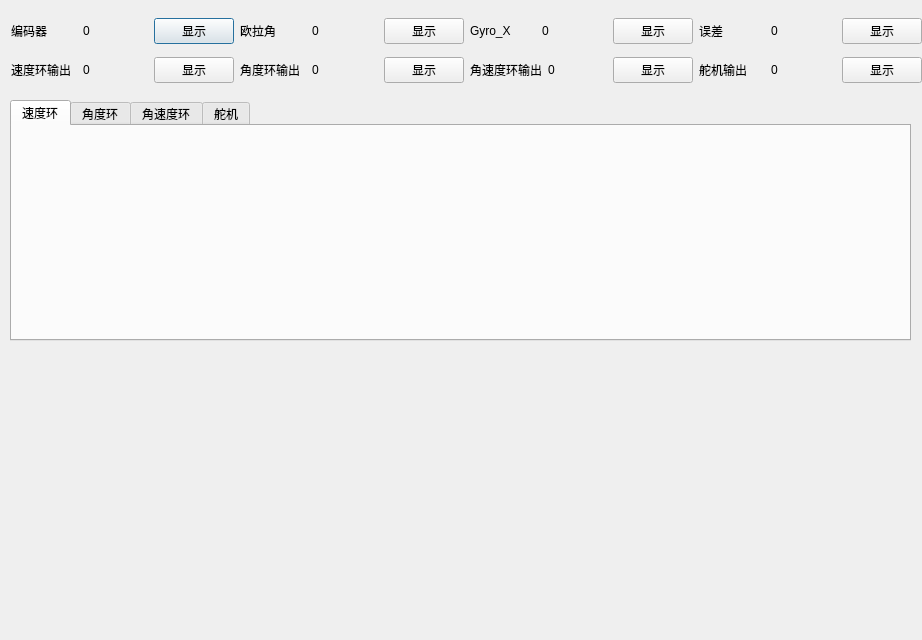
<?xml version="1.0" encoding="UTF-8"?>
<ui version="4.0">
 <class>VMotorControler</class>
 <widget class="QDialog" name="VMotorControler">
  <property name="geometry">
   <rect>
    <x>0</x>
    <y>0</y>
    <width>922</width>
    <height>640</height>
   </rect>
  </property>
  <property name="windowTitle">
   <string>Dialog</string>
  </property>
  <widget class="QTabWidget" name="tabWidget">
   <property name="geometry">
    <rect>
     <x>10</x>
     <y>100</y>
     <width>901</width>
     <height>241</height>
    </rect>
   </property>
   <property name="currentIndex">
    <number>0</number>
   </property>
   <widget class="QWidget" name="tab">
    <attribute name="title">
     <string>速度环</string>
    </attribute>
   </widget>
   <widget class="QWidget" name="tab_2">
    <attribute name="title">
     <string>角度环</string>
    </attribute>
   </widget>
   <widget class="QWidget" name="tab_3">
    <attribute name="title">
     <string>角速度环</string>
    </attribute>
   </widget>
   <widget class="QWidget" name="tab_4">
    <attribute name="title">
     <string>舵机</string>
    </attribute>
   </widget>
  </widget>
  <widget class="QWidget" name="">
   <property name="geometry">
    <rect>
     <x>11</x>
     <y>11</y>
     <width>911</width>
     <height>81</height>
    </rect>
   </property>
   <layout class="QVBoxLayout" name="verticalLayout">
    <item>
     <layout class="QHBoxLayout" name="horizontalLayout_4">
      <item>
       <layout class="QHBoxLayout" name="horizontalLayout">
        <item>
         <widget class="QLabel" name="label">
          <property name="text">
           <string>编码器</string>
          </property>
         </widget>
        </item>
        <item>
         <widget class="QLabel" name="label_2">
          <property name="text">
           <string>0</string>
          </property>
         </widget>
        </item>
        <item>
         <widget class="QPushButton" name="pushButton">
          <property name="text">
           <string>显示</string>
          </property>
         </widget>
        </item>
       </layout>
      </item>
      <item>
       <layout class="QHBoxLayout" name="horizontalLayout_2">
        <item>
         <widget class="QLabel" name="label_3">
          <property name="text">
           <string>欧拉角</string>
          </property>
         </widget>
        </item>
        <item>
         <widget class="QLabel" name="label_4">
          <property name="text">
           <string>0</string>
          </property>
         </widget>
        </item>
        <item>
         <widget class="QPushButton" name="pushButton_2">
          <property name="text">
           <string>显示</string>
          </property>
         </widget>
        </item>
       </layout>
      </item>
      <item>
       <layout class="QHBoxLayout" name="horizontalLayout_3">
        <item>
         <widget class="QLabel" name="label_5">
          <property name="text">
           <string>Gyro_X</string>
          </property>
         </widget>
        </item>
        <item>
         <widget class="QLabel" name="label_6">
          <property name="text">
           <string>0</string>
          </property>
         </widget>
        </item>
        <item>
         <widget class="QPushButton" name="pushButton_3">
          <property name="text">
           <string>显示</string>
          </property>
         </widget>
        </item>
       </layout>
      </item>
      <item>
       <layout class="QHBoxLayout" name="horizontalLayout_5">
        <item>
         <widget class="QLabel" name="label_9">
          <property name="text">
           <string>误差</string>
          </property>
         </widget>
        </item>
        <item>
         <widget class="QLabel" name="label_10">
          <property name="text">
           <string>0</string>
          </property>
         </widget>
        </item>
        <item>
         <widget class="QPushButton" name="pushButton_5">
          <property name="text">
           <string>显示</string>
          </property>
         </widget>
        </item>
       </layout>
      </item>
     </layout>
    </item>
    <item>
     <layout class="QHBoxLayout" name="horizontalLayout_10">
      <item>
       <layout class="QHBoxLayout" name="horizontalLayout_6">
        <item>
         <widget class="QLabel" name="label_11">
          <property name="text">
           <string>速度环输出</string>
          </property>
         </widget>
        </item>
        <item>
         <widget class="QLabel" name="label_12">
          <property name="text">
           <string>0</string>
          </property>
         </widget>
        </item>
        <item>
         <widget class="QPushButton" name="pushButton_6">
          <property name="text">
           <string>显示</string>
          </property>
         </widget>
        </item>
       </layout>
      </item>
      <item>
       <layout class="QHBoxLayout" name="horizontalLayout_7">
        <item>
         <widget class="QLabel" name="label_13">
          <property name="text">
           <string>角度环输出</string>
          </property>
         </widget>
        </item>
        <item>
         <widget class="QLabel" name="label_14">
          <property name="text">
           <string>0</string>
          </property>
         </widget>
        </item>
        <item>
         <widget class="QPushButton" name="pushButton_7">
          <property name="text">
           <string>显示</string>
          </property>
         </widget>
        </item>
       </layout>
      </item>
      <item>
       <layout class="QHBoxLayout" name="horizontalLayout_8">
        <item>
         <widget class="QLabel" name="label_15">
          <property name="text">
           <string>角速度环输出</string>
          </property>
         </widget>
        </item>
        <item>
         <widget class="QLabel" name="label_16">
          <property name="text">
           <string>0</string>
          </property>
         </widget>
        </item>
        <item>
         <widget class="QPushButton" name="pushButton_8">
          <property name="text">
           <string>显示</string>
          </property>
         </widget>
        </item>
       </layout>
      </item>
      <item>
       <layout class="QHBoxLayout" name="horizontalLayout_9">
        <item>
         <widget class="QLabel" name="label_17">
          <property name="text">
           <string>舵机输出</string>
          </property>
         </widget>
        </item>
        <item>
         <widget class="QLabel" name="label_18">
          <property name="text">
           <string>0</string>
          </property>
         </widget>
        </item>
        <item>
         <widget class="QPushButton" name="pushButton_9">
          <property name="text">
           <string>显示</string>
          </property>
         </widget>
        </item>
       </layout>
      </item>
     </layout>
    </item>
   </layout>
  </widget>
 </widget>
 <resources/>
 <connections/>
</ui>
